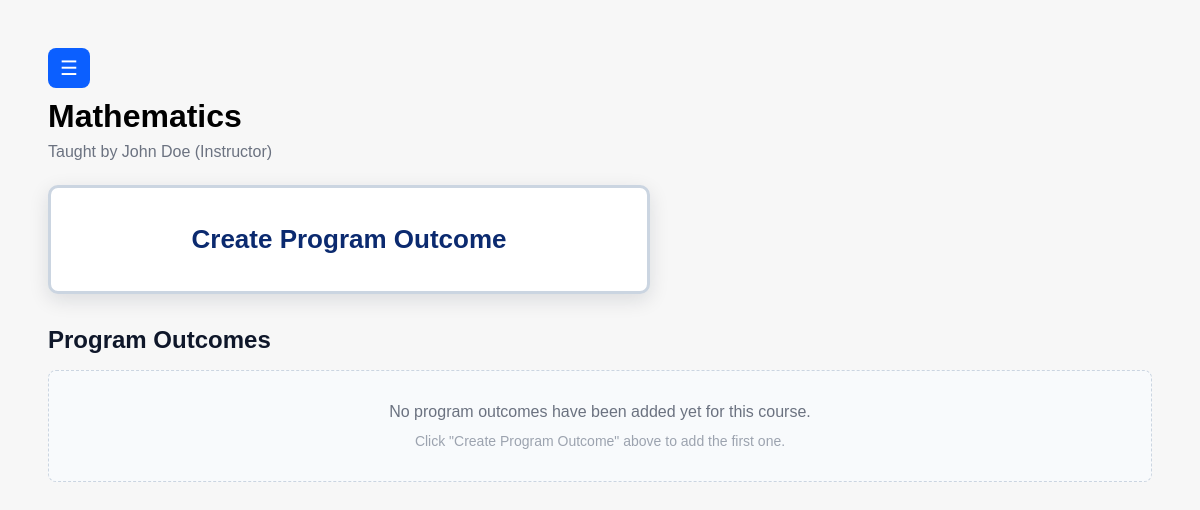
Page /faculty-head/program-outcomes/Mathematics/ on the earlier database version.
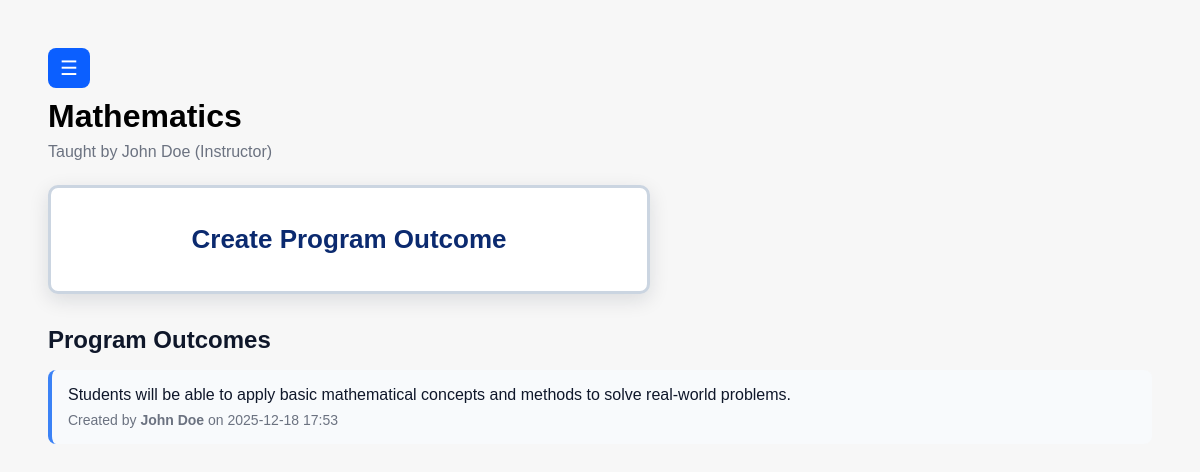
Same page on the later database version.
### core/models.py (models this page shows, shortened)
class ProgramOutcome(models.Model):
    text = models.CharField(max_length=255)
    course_name = models.CharField(max_length=255, blank=True, default="")
    created_by = models.ForeignKey(User, on_delete=models.CASCADE)
    created_at = models.DateTimeField(auto_now_add=True)

### core/views.py (the view, shortened to what this page needs)
    def wrapper(request, *args, **kwargs):
        user = request.user
        if not user.is_authenticated:
            return view_func(request, *args, **kwargs)

### core/views.py (called while the page is built, shortened)
def faculty_head_required(view_func):
    def wrapper(request, *args, **kwargs):
        user = request.user
        if not user.is_authenticated:
            return view_func(request, *args, **kwargs)
    return wrapper

@faculty_head_required
def course_program_outcomes(request, course_name):
    outcomes_qs = ProgramOutcome.objects.filter(course_name=course_name).select_related('created_by').order_by('-created_at')
    outcomes_data = []
    for o in outcomes_qs:
        creator_name = o.created_by.get_full_name() or o.created_by.username
        outcomes_data.append(
            {
                'text': o.text,
                'course': o.course_name or '',
                'created_by': creator_name,
                'created_at': o.created_at.strftime('%Y-%m-%d %H:%M'),
            }
        )
    return render(
        request,
        'faculty/course_program_outcomes.html',
        {
            'course_name': course_name,
            'outcomes_data': outcomes_data,
        }
    )

### templates/faculty/course_program_outcomes.html (shortened to what this page needs)
{% extends "faculty/base.html" %}
{% load static %}
{% block content %}
    <div style="margin-left: 0; margin-top: 10px;">
        <h1 style="font-size: 32px; margin: 0 0 8px 0;">{{ course_name }}</h1>
        <p id="instructor-info" style="color: #6b7280; font-size: 16px; margin: 0 0 24px 0;">
        </p>
    </div>
    <div style="margin-bottom: 24px;">
        <a href="{% url 'create_program_outcome' %}?course={{ course_name|urlencode }}" class="role-btn" style="display: inline-block;">
            Create Program Outcome
        </a>
    </div>
    <div style="margin-top: 32px;">
        <h2 style="margin-bottom: 16px; font-size: 24px; color: #0f172a;">Program Outcomes</h2>
        {% if outcomes_data %}
            <ul style="list-style: none; padding: 0; margin: 0;">
                {% for outcome in outcomes_data %}
                    <li style="background: #f8fafc; padding: 16px; margin-bottom: 12px; border-radius: 8px; border-left: 4px solid #3b82f6;">
                        <p style="margin: 0 0 8px 0; font-size: 16px; color: #0f172a; font-weight: 500;">
                            {{ outcome.text }}
                        </p>
                        <p style="margin: 0; font-size: 14px; color: #6b7280;">
                            Created by <strong>{{ outcome.created_by }}</strong> on {{ outcome.created_at }}
                        </p>
                    </li>
                {% endfor %}
            </ul>
        {% else %}
            <div style="background: #f8fafc; padding: 32px; border-radius: 8px; text-align: center; border: 1px dashed #cbd5e1;">
                <p style="margin: 0; font-size: 16px; color: #6b7280;">
                    No program outcomes have been added yet for this course.
                </p>
                <p style="margin: 12px 0 0 0; font-size: 14px; color: #9ca3af;">
                    Click "Create Program Outcome" above to add the first one.
                </p>
            </div>
        {% endif %}
    </div>
{% endblock %}

### templates/faculty/base.html (shortened to what this page needs)
<!DOCTYPE html>
<html lang="en">
<head>
    {% load static %}
    <link rel="stylesheet" href="{% static 'css/style.css' %}">
</head>
<body>
<div class="content" id="content">
    <button class="menu-btn" id="menu-btn">☰</button>
    {% block content %}{% endblock %}
</div>
</body>
</html>

### static/css/style.css (style rules this page uses)
body { font-family: Arial, sans-serif; background: #f7f7f7; margin: 0; padding: 24px; }
input, button { border: 1px solid #ccc; border-radius: 8px; }
button { background: #0b5fff; color: #fff; border: none; cursor: pointer; }
.content { margin-left: 0; transition: margin-left 0.2s ease; padding: 24px; }
.menu-btn { font-size: 20px; padding: 8px 12px; }
.role-btn { width: 100% !important; max-width: 500px !important; padding: 36px 48px !important; font-size: 26px !important; font-weight: 700 !important; border-radius: 10px !important; background: #ffffff !important; color: #0b2a6f !important; border: 3px solid #cbd5e1 !important; text-decoration: none !important; display: flex !important; align-items: center !important; justify-content: center !important; text-align: center !important; box-shadow: 0 6px 20px rgba(15,23,42,0.12) !important; transition: all 0.3s !important; }

Differences in the rows shown:
added ProgramOutcome: course_name "Mathematics", text "Students will be able to apply basic mathematical concepts and methods to solve real-world problems."
Other differences:
{{ course_name }}: "Mathematics" → (not shown)
new list line: "Created by John Doe on 2025-12-18 17:53"
text no longer shown: "No program outcomes have been added yet for this course. Click \"Create Program Outcome\" above to add the first one."
